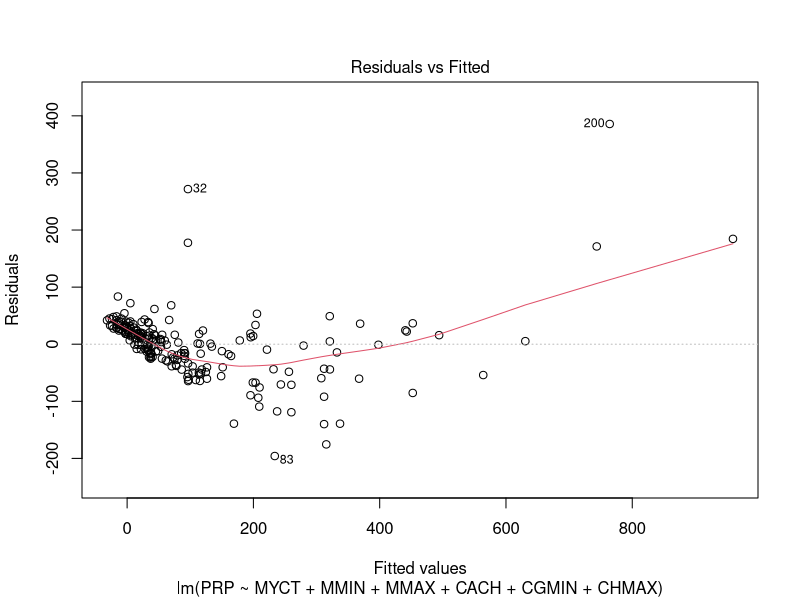
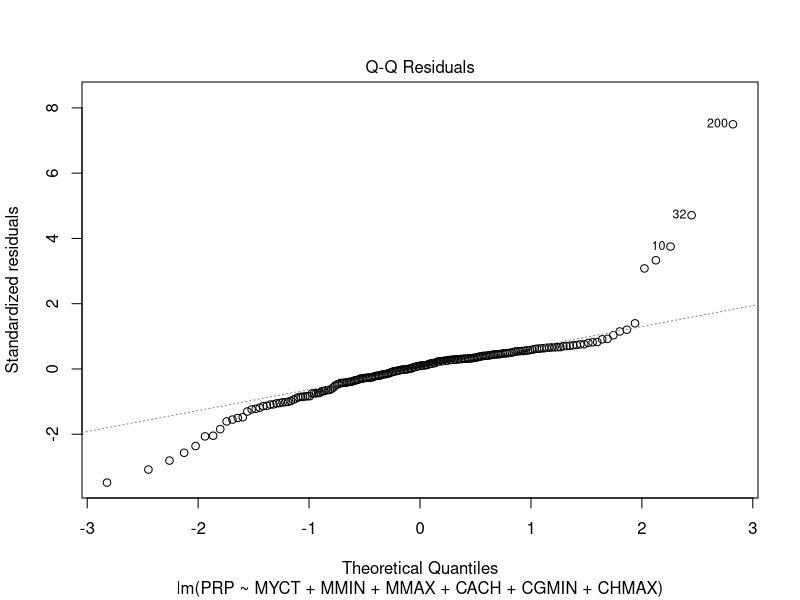
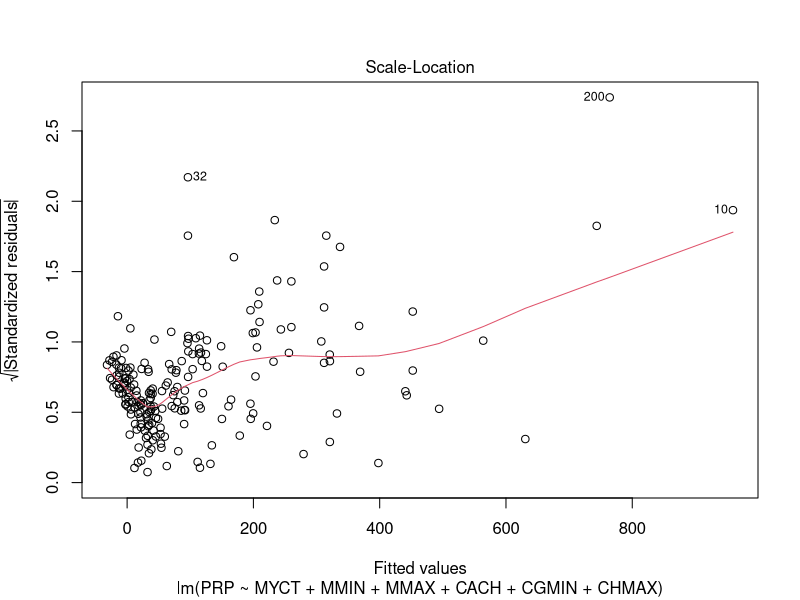
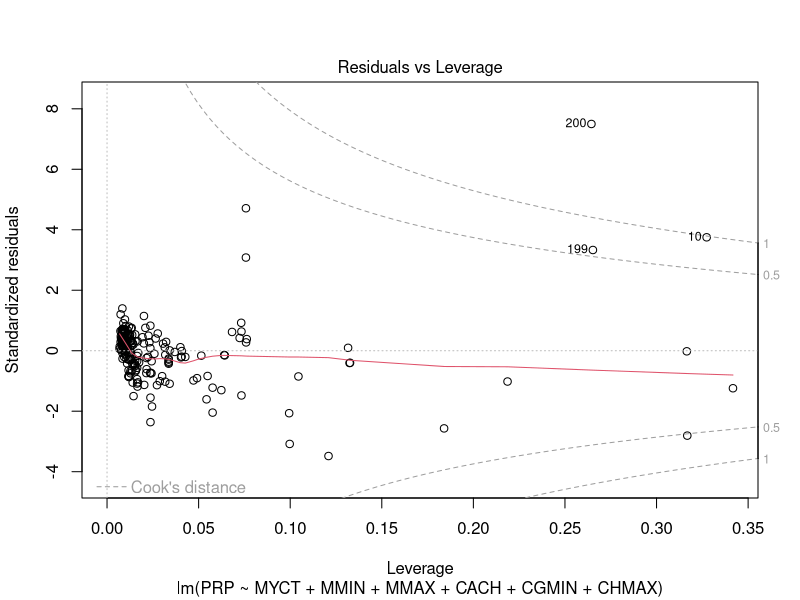
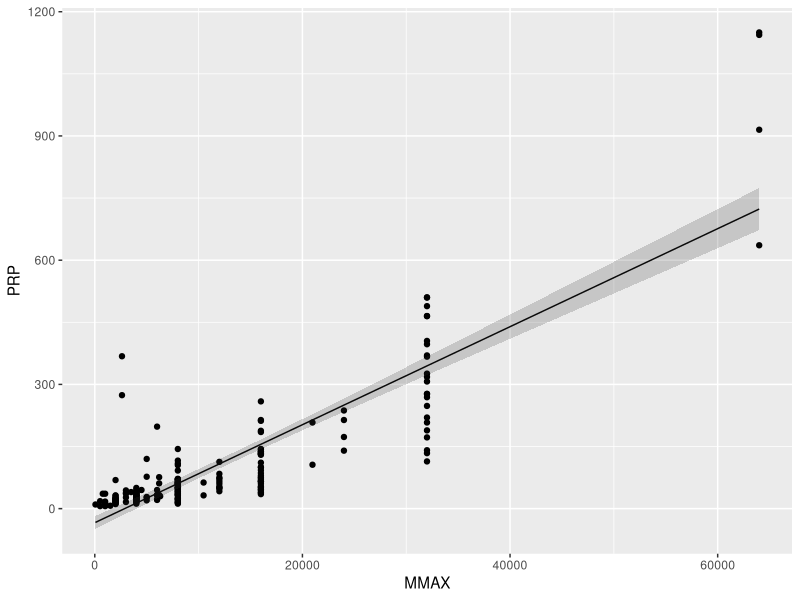
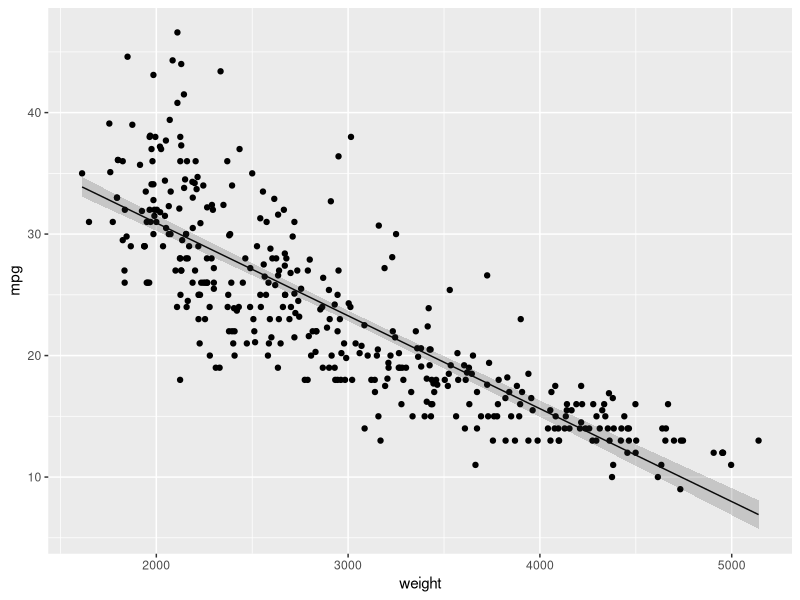

R code for these plots, in order: (Note: this script raises an error after producing the figures.)
## ---- chunk 1
library(dplyr)
library(tidyr)
library(ggplot2)
library(FNN)
## ---- chunk 2
normalize = function(x) {
	(x - min(x)) / (max(x) - min(x))
}
## ---- chunk 3
best_k_for_knn_reg = function(train,
															train_labels,
															test,
															test_labels,
															kStart,
															kEnd) {
	best_mse = NA
	for (k in kStart:kEnd) {
		model = knn.reg(
			train = train,
			test = test,
			y = train_labels,
			k = k
		)
		
		mse = mean((model$pred - test_labels) ^ 2)
		
		if (is.na(best_mse) || mse < best_mse) {
			best_mse = mse
			best_k = k
		}
	}
	
	return(best_k)
}
## ---- chunk 4
setwd(dirname(rstudioapi::getActiveDocumentContext()$path))

computers_df = read.csv("Computers.txt", header = TRUE, sep = "\t"  , comment.char = "#")
## ---- chunk 5
setwd(dirname(rstudioapi::getActiveDocumentContext()$path))

cars_df = read.csv("Cars.txt", header = TRUE, sep = "\t", comment.char = "#")
## ---- chunk 6
cars_df_cleaned <- cars_df[!is.na(cars_df$horsepower),]
## ---- chunk 7
computers_df = computers_df[, 3:9]
computers_df_norm = as.data.frame(lapply(computers_df, normalize))
summary(computers_df_norm)
## ---- chunk 8
lm_computers_single = lm(PRP ~ MMAX, data = computers_df_norm)
summary(lm_computers_single)
lm_computers_multiple = lm(PRP ~ MYCT + MMIN + MMAX + CACH + CGMIN + CHMAX, data = computers_df_norm)
summary(lm_computers_multiple)
## ---- chunk 9
computers_predict_single = cbind(computers_df_norm,
																 predict(lm_computers_single, interval = 'confidence'))
computers_predict_multiple = cbind(computers_df_norm,
																	 predict(lm_computers_multiple, interval = 'confidence'))
mse.single_linear = mean((computers_predict_single$PRP - computers_predict_single$fit) ^
												 	2)
mse.multi_linear = mean((
	computers_predict_multiple$PRP - computers_predict_multiple$fit
) ^ 2)
print(sprintf("Single linear regression MSE = %f", mse.single_linear))
print(sprintf("Multiple linear regression MSE = %f", mse.multi_linear))
## ---- chunk 10
x = 10
n = nrow(computers_df_norm)
chunkSize = floor(n / x)
meanMSE = 0.0
indexRange = 1:n
permutation = sample(indexRange, n)
startIndex = 1
for (i in 1:x) {
	stopIndex = startIndex + chunkSize - 1
	
	# Setting the indices for current fold
	test = permutation[startIndex:stopIndex]
	train = indexRange[-test]
	
	# Removing PRP from the training data
	computers_train = computers_df_norm[train, -7]
	computers_train_labels = computers_df_norm[train, 7]
	computers_test = computers_df_norm[test, -7]
	computers_test_labels = computers_df_norm[test, 7]
	
	best_k = best_k_for_knn_reg(
		computers_train,
		computers_train_labels,
		computers_test,
		computers_test_labels,
		kStart =  1,
		kEnd = 50
	)
	
	computers_knn =  knn.reg(
		train = computers_train,
		test = computers_test,
		y = computers_train_labels,
		k = best_k
	)
	mse = mean((computers_knn$pred - computers_test_labels) ^ 2)
	print(sprintf("Fold %d: Best k = %d with MSE = %f", i, best_k, mse))
	
	meanMSE = meanMSE + mse
	
	# Start index for next iteration
	startIndex = stopIndex + 1
}
mse_knn = meanMSE / x
print(sprintf("k-NN regression with %d-fold CV: MSE = %f", x, mse_knn))
## ---- chunk 11
print(sprintf("Single linear regression MSE = %f", mse.single_linear))
print(sprintf("Multiple linear regression: MSE = %f", mse.multi_linear))
print(sprintf("k-NN regression with 10-fold CV: MSE = %f", mse_knn))
## ---- chunk 12
lm_computers = lm(PRP ~ MYCT + MMIN + MMAX + CACH + CGMIN + CHMAX, data = computers_df)
summary(lm_computers)
## ---- chunk 13
plot(lm_computers)
## ---- chunk 14
lm_computers = lm(PRP ~ MMAX, data = computers_df)
computers_df.predict = cbind(computers_df, predict(lm_computers, interval = 'confidence'))
ggplot(computers_df.predict, aes(x = MMAX, y = PRP)) +
  geom_point() +
  geom_line(aes(x = MMAX, y = fit)) +
  geom_ribbon(aes(ymin = lwr, ymax = upr), alpha = 0.2)
## ---- chunk 15
lm_cars = lm(mpg ~ cylinders + displacement + horsepower + weight + acceleration + year, data = cars_df_cleaned)
summary(lm_cars)
## ---- chunk 16
lm_cars = lm(mpg ~ weight, data = cars_df_cleaned)
cars_df_cleaned.predict = cbind(cars_df_cleaned, predict(lm_cars, interval = 'confidence'))
ggplot(cars_df_cleaned.predict, aes(x = weight, y = mpg)) +
  geom_point() +
  geom_line(aes(x = weight, y = fit)) +
  geom_ribbon(aes(ymin = lwr, ymax = upr), alpha = 0.2)
## ---- chunk 17
dist_L1_L2 = function(a, b, L2 = TRUE) {

  if (!is.vector(a) || !is.vector(b)) {
    return("a and b must be vectors!")
  }
  
  if (length(a) != length(b)) {
    return("a and b must be of equal length!")
  }
  
  if (L2) {
    diff = abs(a - b)**2
    return(sqrt(sum(diff)))
  } else {
  	  diff = abs(a - b)
  		return(sum(diff)) 
  }
}
## ---- chunk 18
computers_df_short = computers_df[, 3:9]
## ---- chunk 19
normalize = function(x) {
  (x - min(x)) / 
		(max(x) - min(x))
}
## ---- chunk 20
computers_df_norm = as.data.frame(lapply(computers_df_short, normalize))
## ---- chunk 21
n = nrow(computers_df_norm)
train = sample(1:n, size = n/2)
test = (1:n)[-train]
## ---- chunk 22
computers_train = computers_df_norm[train, -7]
computers_train_labels = computers_df_norm[test, 7]
computers_test = computers_df_norm[test, -7]
computers_test_labels = computers_df_norm[test, 7]
## ---- chunk 23
k_best = 0
mse_best = 10000 
for (k in 1:100) {
  computers_knn =  knn.reg(
    train=computers_train, 
    test=computers_test,
    y = computers_train_labels,
    k = k
  )
  
  mse = mean((computers_knn$pred - computers_test_labels)^2)
  
  if (mse < mse_best) {
    mse_best = mse
    k_best = k
  }
}
computers_knn =  knn.reg(
  train=computers_train, 
  test=computers_test,
  y = computers_train_labels,
  k = k_best
)
mse = mean((computers_knn$pred - computers_test_labels)^2)
print(sprintf("Best k = %d with MSE = %f", k_best, mse))
## ---- chunk 24
computers_predicted = data.frame(Prediction = computers_knn$pred, Actual = computers_train_labels)
ggplot(computers_predicted, aes(x = Actual, y = Prediction)) +
  geom_point() +
  geom_abline(slope = 1, intercept = 0, color = "red")
## ---- chunk 25
cars_df_short = cars_df_cleaned[, 1:8]
## ---- chunk 26
normalize = function(x) {
  (x - min(x)) / 
		(max(x) - min(x))
}
## ---- chunk 27
cars_df_norm = as.data.frame(lapply(cars_df_short, normalize))
## ---- chunk 28
n_car = nrow(cars_df_norm)
train_car = sample(1:n_car, size = n_car/2)
test_car = (1:n_car)[-train_car]
## ---- chunk 29
cars_train = cars_df_norm[train_car, -1]
cars_train_labels = cars_df_norm[test_car, 1]
cars_test = cars_df_norm[test_car, -1]
cars_test_labels = cars_df_norm[test_car, 1]
## ---- chunk 30
k_best = 0
mse_best = 10000 
for (k in 1:100) {
  cars_knn =  knn.reg(
    train = cars_train, 
    test = cars_test,
    y = cars_train_labels,
    k = k
  )
  
  mse = mean((cars_knn$pred - cars_test_labels)^2)
  
  if (mse < mse_best) {
    mse_best = mse
    k_best = k
  }
}
cars_knn =  knn.reg(
  train = cars_train, 
  test = cars_test,
  y = cars_train_labels,
  k = k_best
)
mse = mean((cars_knn$pred - cars_test_labels)^2)
print(sprintf("Best k = %d with MSE = %f", k_best, mse))
## ---- chunk 31
cars_predicted = data.frame(Prediction = cars_knn$pred, Actual = cars_train_labels)
ggplot(cars_predicted, aes(x = Actual, y = Prediction)) +
  geom_point() +
  geom_abline(slope = 1, intercept = 0, color = "red")
